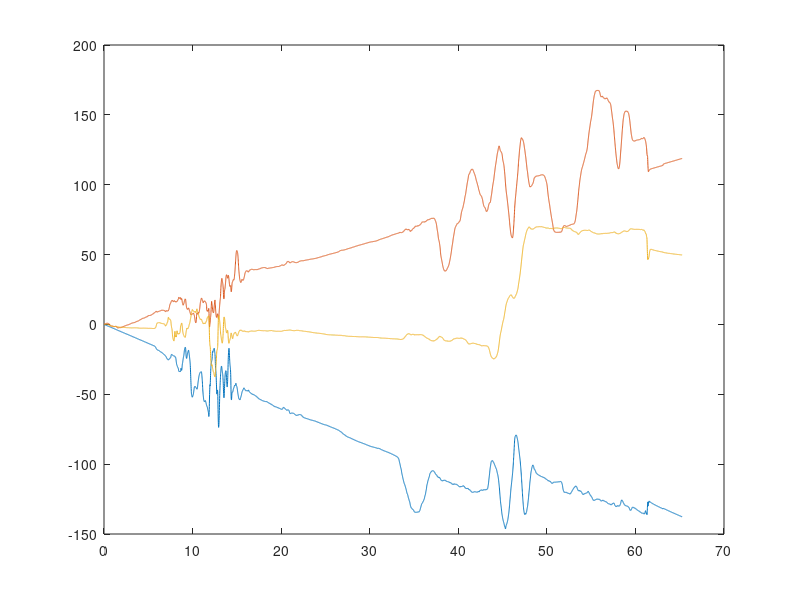

MATLAB code for this plot:
pomiar = csvread('pomiary.csv',0,0);
dt = 0.00816;
t = pomiar(:,1)*dt;
ch1 = pomiar(:,2)*(2/(2^12)); % acc x (g)
ch2 = pomiar(:,3)*(2/(2^12)); % acc y 
ch3 = pomiar(:,4)*(2/(2^12)); % acc z
ch4 = (pomiar(:,5))*(250/(2^12)); % gyro x ( deg/s)
ch5 = -(pomiar(:,6))*(250/(2^12)); % gyro y
ch6 = (pomiar(:,7))*(250/(2^12)); % gyro z
calka1 = zeros(length(ch1),1);
calka2 = zeros(length(ch1),1);
calka3 = zeros(length(ch1),1);
for i=2:length(ch1)
    calka1(i) = calka1(i-1) + ch4(i)*dt;
    calka2(i) = calka2(i-1) + ch5(i)*dt;
    calka3(i) = calka3(i-1) + ch6(i)*dt;
end
plot(t,calka1,t,calka2,t,calka3); %przymitywnie scalkowane odczyty z zyroskopu powinny dac wychylenie, podczas zdejmowania pomiarow wychylalem obiekt o +/- 45 stopni w rozne strony
